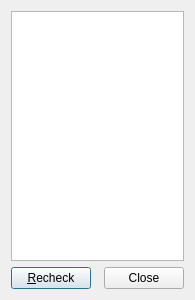
<?xml version="1.0" encoding="UTF-8"?>
<ui version="4.0">
 <class>PreProcessorGridAttributeAbstractCellDataItem_WrongPointListDialog</class>
 <widget class="QDialog" name="PreProcessorGridAttributeAbstractCellDataItem_WrongPointListDialog">
  <property name="geometry">
   <rect>
    <x>0</x>
    <y>0</y>
    <width>195</width>
    <height>300</height>
   </rect>
  </property>
  <property name="windowTitle">
   <string>Cells to fix</string>
  </property>
  <layout class="QVBoxLayout" name="verticalLayout">
   <item>
    <widget class="QListWidget" name="listWidget">
     <property name="editTriggers">
      <set>QAbstractItemView::NoEditTriggers</set>
     </property>
     <property name="selectionBehavior">
      <enum>QAbstractItemView::SelectRows</enum>
     </property>
    </widget>
   </item>
   <item>
    <layout class="QHBoxLayout" name="horizontalLayout">
     <item>
      <widget class="QPushButton" name="recheckButton">
       <property name="text">
        <string>&amp;Recheck</string>
       </property>
      </widget>
     </item>
     <item>
      <spacer name="horizontalSpacer">
       <property name="orientation">
        <enum>Qt::Horizontal</enum>
       </property>
       <property name="sizeHint" stdset="0">
        <size>
         <width>40</width>
         <height>20</height>
        </size>
       </property>
      </spacer>
     </item>
     <item>
      <widget class="QDialogButtonBox" name="buttonBox">
       <property name="orientation">
        <enum>Qt::Horizontal</enum>
       </property>
       <property name="standardButtons">
        <set>QDialogButtonBox::Close</set>
       </property>
      </widget>
     </item>
    </layout>
   </item>
  </layout>
 </widget>
 <resources/>
 <connections>
  <connection>
   <sender>buttonBox</sender>
   <signal>accepted()</signal>
   <receiver>PreProcessorGridAttributeAbstractCellDataItem_WrongPointListDialog</receiver>
   <slot>accept()</slot>
   <hints>
    <hint type="sourcelabel">
     <x>248</x>
     <y>254</y>
    </hint>
    <hint type="destinationlabel">
     <x>157</x>
     <y>274</y>
    </hint>
   </hints>
  </connection>
  <connection>
   <sender>buttonBox</sender>
   <signal>rejected()</signal>
   <receiver>PreProcessorGridAttributeAbstractCellDataItem_WrongPointListDialog</receiver>
   <slot>reject()</slot>
   <hints>
    <hint type="sourcelabel">
     <x>316</x>
     <y>260</y>
    </hint>
    <hint type="destinationlabel">
     <x>286</x>
     <y>274</y>
    </hint>
   </hints>
  </connection>
 </connections>
</ui>
